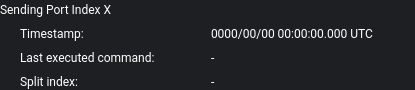
<?xml version="1.0" encoding="UTF-8"?>
<ui version="4.0">
 <class>intball::IntBallTelemetryHeaderWidget</class>
 <widget class="QWidget" name="intball::IntBallTelemetryHeaderWidget">
  <property name="geometry">
   <rect>
    <x>0</x>
    <y>0</y>
    <width>415</width>
    <height>90</height>
   </rect>
  </property>
  <property name="windowTitle">
   <string>Form</string>
  </property>
  <property name="styleSheet">
   <string notr="true">QWidget {
  border: 0;
  background-color: rgb(29, 31, 34);
  color: rgb(255, 255, 255);
}
QLabel {
    background-color: rgba(0, 0, 0, 0);
}</string>
  </property>
  <layout class="QGridLayout" name="gridLayout">
   <property name="leftMargin">
    <number>0</number>
   </property>
   <property name="topMargin">
    <number>0</number>
   </property>
   <property name="rightMargin">
    <number>0</number>
   </property>
   <property name="bottomMargin">
    <number>0</number>
   </property>
   <item row="2" column="0">
    <widget class="QLabel" name="labelLastExecutedCommand">
     <property name="font">
      <font>
       <family>Roboto</family>
      </font>
     </property>
     <property name="text">
      <string>Last executed command:</string>
     </property>
     <property name="alignment">
      <set>Qt::AlignLeading|Qt::AlignLeft|Qt::AlignVCenter</set>
     </property>
     <property name="indent">
      <number>20</number>
     </property>
    </widget>
   </item>
   <item row="1" column="1">
    <widget class="QLabel" name="labelTimestampValue">
     <property name="font">
      <font>
       <family>Roboto</family>
      </font>
     </property>
     <property name="text">
      <string>0000/00/00 00:00:00.000 UTC</string>
     </property>
     <property name="alignment">
      <set>Qt::AlignLeading|Qt::AlignLeft|Qt::AlignVCenter</set>
     </property>
    </widget>
   </item>
   <item row="0" column="0" colspan="2">
    <widget class="QLabel" name="labelSendingPortIndexTitle">
     <property name="font">
      <font>
       <family>Roboto</family>
      </font>
     </property>
     <property name="styleSheet">
      <string notr="true"/>
     </property>
     <property name="frameShape">
      <enum>QFrame::NoFrame</enum>
     </property>
     <property name="text">
      <string>Sending Port Index X</string>
     </property>
     <property name="alignment">
      <set>Qt::AlignLeading|Qt::AlignLeft|Qt::AlignVCenter</set>
     </property>
     <property name="indent">
      <number>0</number>
     </property>
    </widget>
   </item>
   <item row="3" column="1">
    <widget class="QLabel" name="labelLastExecutedCommandValue">
     <property name="font">
      <font>
       <family>Roboto</family>
      </font>
     </property>
     <property name="text">
      <string>-</string>
     </property>
     <property name="alignment">
      <set>Qt::AlignLeading|Qt::AlignLeft|Qt::AlignVCenter</set>
     </property>
    </widget>
   </item>
   <item row="1" column="0">
    <widget class="QLabel" name="labelTimestamp">
     <property name="font">
      <font>
       <family>Roboto</family>
      </font>
     </property>
     <property name="styleSheet">
      <string notr="true"/>
     </property>
     <property name="text">
      <string>Timestamp:</string>
     </property>
     <property name="alignment">
      <set>Qt::AlignLeading|Qt::AlignLeft|Qt::AlignVCenter</set>
     </property>
     <property name="indent">
      <number>20</number>
     </property>
    </widget>
   </item>
   <item row="2" column="1">
    <widget class="QLabel" name="labelSplitNumberValue">
     <property name="font">
      <font>
       <family>Roboto</family>
      </font>
     </property>
     <property name="text">
      <string>-</string>
     </property>
     <property name="alignment">
      <set>Qt::AlignLeading|Qt::AlignLeft|Qt::AlignVCenter</set>
     </property>
    </widget>
   </item>
   <item row="3" column="0">
    <widget class="QLabel" name="labelSplitNumber">
     <property name="font">
      <font>
       <family>Roboto</family>
      </font>
     </property>
     <property name="text">
      <string>Split index: </string>
     </property>
     <property name="alignment">
      <set>Qt::AlignLeading|Qt::AlignLeft|Qt::AlignVCenter</set>
     </property>
     <property name="indent">
      <number>20</number>
     </property>
    </widget>
   </item>
  </layout>
 </widget>
 <resources/>
 <connections/>
</ui>
